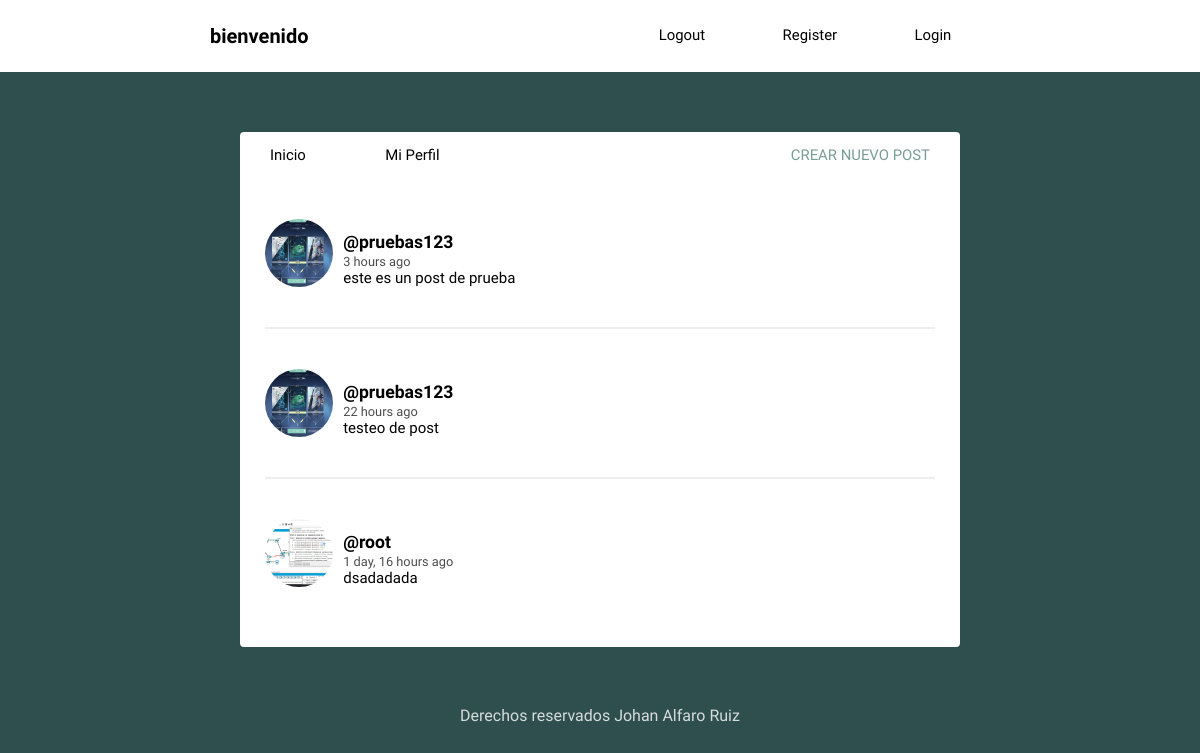
Before: / with the older database file.
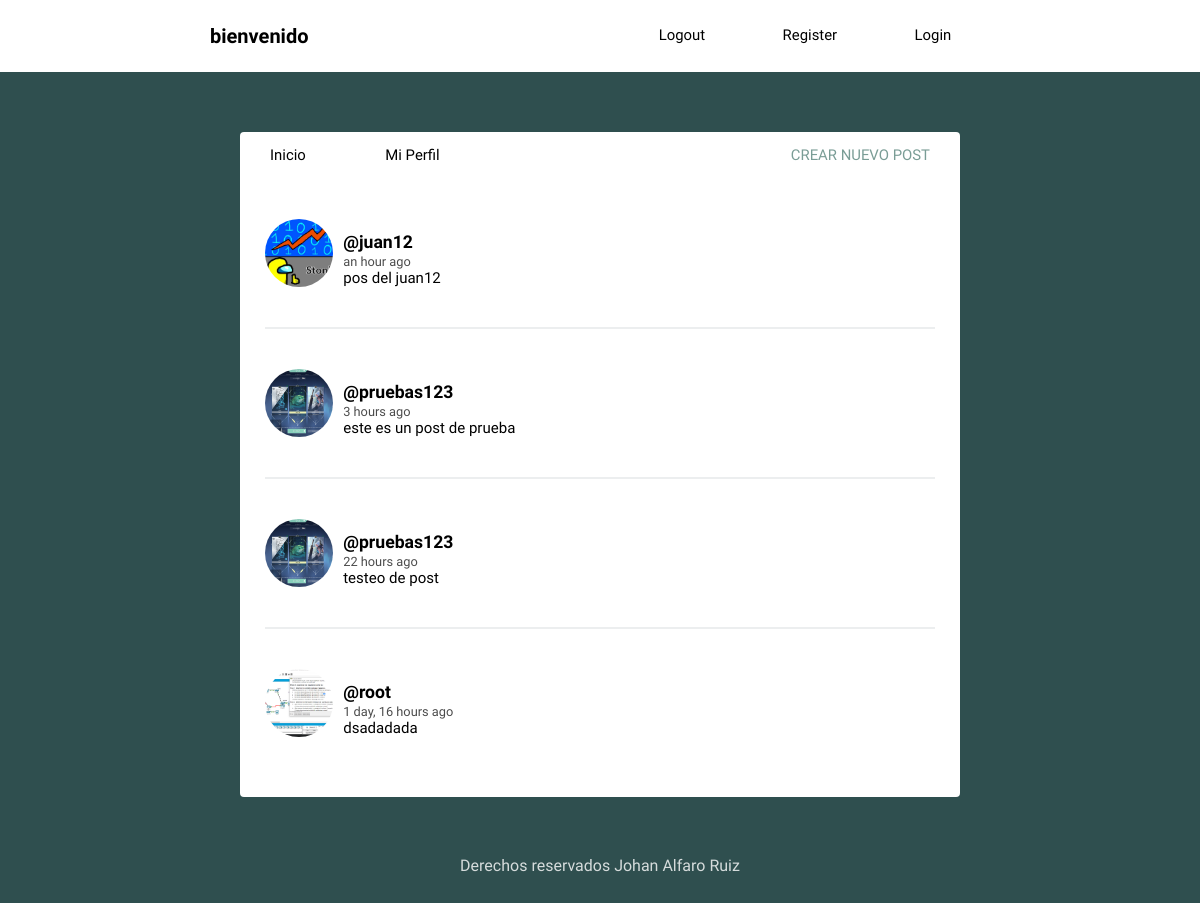
After: the same page with the newer database file.
### social/models.py (models this page shows, shortened)
class Post(models.Model):
    user=models.ForeignKey(User,on_delete=models.CASCADE,related_name='posts')
    fecha=models.DateTimeField(default=timezone.now)
    contenido=models.TextField()
    imagen=models.ImageField(upload_to='Post',null=True,blank=True)
    class Meta:
        ordering=['-fecha']

class Profile(models.Model):
    user=models.OneToOneField(User,on_delete=models.CASCADE)
    imagen=models.ImageField(upload_to='Profile',null=True,blank=True)

### social/views.py (the view)
# urls.py: path('',views.feed, name='feed'),
def  feed(request):
    posts=Post.objects.all()
    return render(request,'social/feed.html',{"posts":posts})

### social/templates/social/feed.html (shortened to what this page needs)
{% extends 'social/layout.html' %}
{% load humanize %}
{% block content %}
{% for post in posts %}
<article>
    <div class="container-article">
        <img src="{{ post.user.profile.imagen.url }}">
        <div>
            <h2 class="username"><a href="#">@{{post.user.username}}</a></h2>
            <time data-time="#">{{post.fecha|naturaltime}}</time>
            <div class="post">{{post.contenido}}</div>
        </div>
    </div>
</article>
{% endfor %}
{% endblock %}

### social/templates/social/layout.html (shortened to what this page needs)
<!DOCTYPE html>
{% load static %}
<html>
<head>
	<link rel="stylesheet" type="text/css" href="{% static 'normalize.css' %}">
	<link rel="stylesheet" type="text/css" href="{% static 'style.css' %}">
</head>
<body>
	<header class="main-head">
		<nav class="main">
			<h1 id="logo">bienvenido {{user.username}}</h1>
			<ul>
				<li><a href="#">Logout</a></li>
				<li><a href="{% url 'register' %}">Register</a></li>
				<li><a href="#">Login</a></li>
			</ul>
		</nav>
	</header>
	<div class="main">
		<nav class="second-nav">
			<a class="feed" href="{% url 'feed' %}">Inicio</a>
			<a class="profile" href="{% url 'profile' %}">Mi Perfil</a>
			<a class="new" href="#">Crear nuevo post</a>
		</nav>
		{% block content %}
		{% endblock content %}
	</div>
	<footer>
		<div class="row">
			<p>Derechos reservados Johan Alfaro Ruiz</p>
		</div>
	</footer>
</body>
</html>

### social/static/style.css (style rules this page uses)
body { background: #2F4F4F; font-size: 62.5%; font-family: 'Varela Round', Helvetica, Arial, serif; }
p { font-size: 1rem; }
img { object-fit: cover; }
.main-head { background: white; color: black; }
nav.main { min-height: 7vh; display: flex; width: 65%; margin: auto; align-items: center; padding: 0.5rem; }
nav.main ul { display: flex; flex: 1 1 40rem; justify-content: space-around; align-items: center; list-style: none; }
#logo { flex: 2 1 40rem; }
a { font-size: .93rem; text-decoration: none; color: black; }
.main { background: white; width: 60%; margin: 5% auto; border-radius: 4px; padding-bottom: 20px; }
.second-nav { display: flex; padding: 15px 30px; }
.second-nav .feed { flex: 1 1 30px; }
.second-nav .profile { flex: 1 1 30px; }
.second-nav .new { flex: 6 1 5rem; text-align: right; text-transform: uppercase; color: #7A9D96; }
article { width: 93%; margin: auto; padding: 40px 0; border-bottom: 2px solid #ECEEEF; }
.username { margin-bottom: .2rem; }
.username a { font-size: 1.1rem; }
.container-article { display: flex; }
.container-article img { height: 68px; width: 68px; margin-right: 10px; border-radius: 50%; }
article:last-child { border-bottom: 0; }
time { font-size: .8rem; opacity: .7; }
.post { font-size: .94rem; }
.profile { display: flex; align-items: center; flex-direction: column; }
footer { color: white; text-align: center; font-size: .875em; margin: 40px 0; }
footer p { opacity: .8; }

Changed rows visible on the page:
added Post: user.profile.imagen (picture), user.username "juan12", fecha "an hour ago", contenido "pos del juan12"
